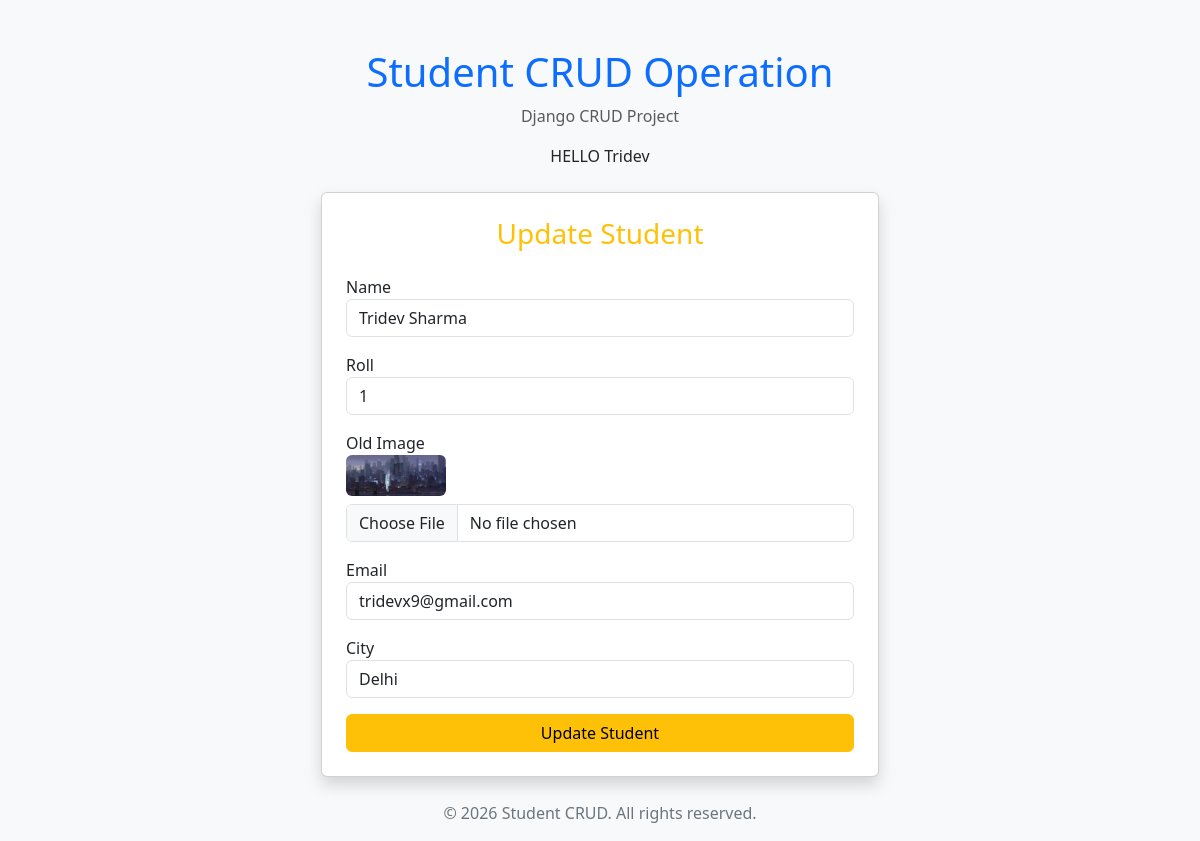
/edit/3/, run on an earlier commit of the app's database.
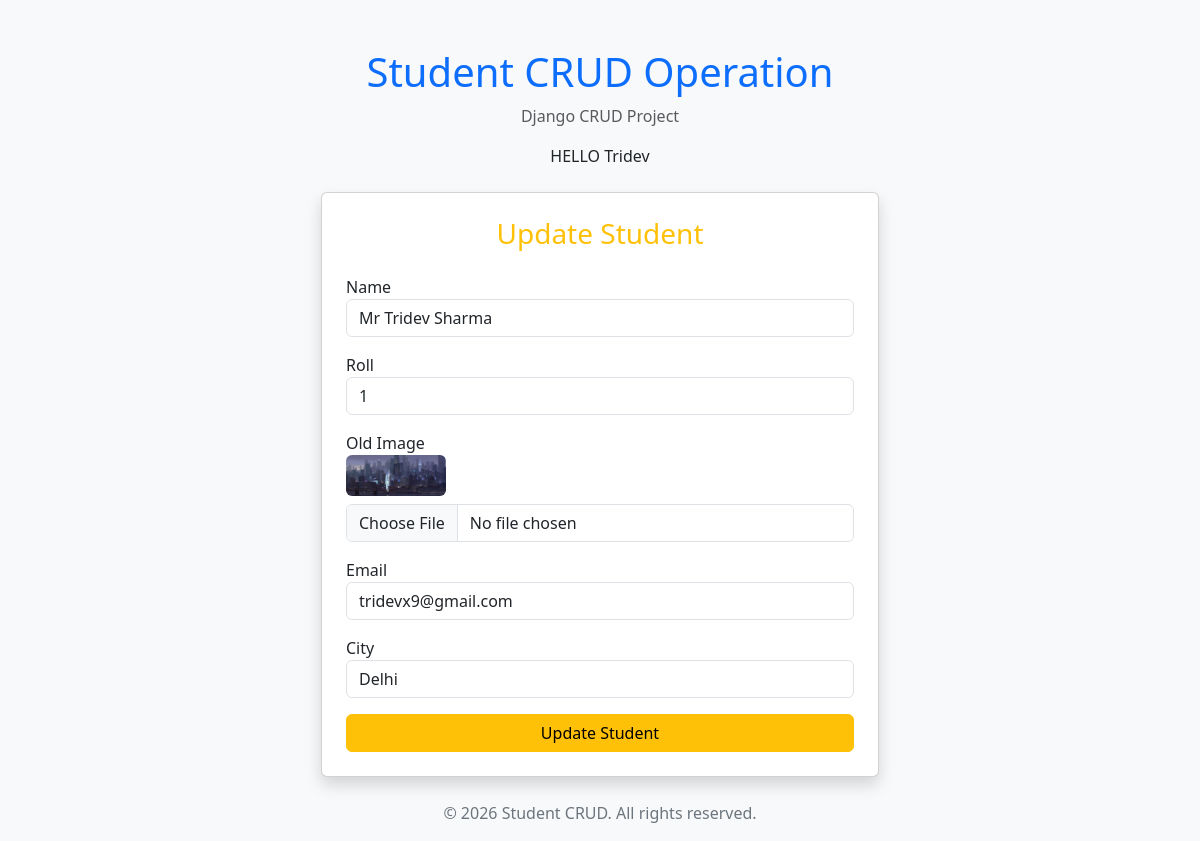
And on a later commit of the database.
### student_crud/models.py (models this page shows, shortened)
class Student(models.Model):
    std_name = models.CharField(max_length=100)
    std_roll = models.IntegerField()
    std_image = models.ImageField(upload_to='students/')
    std_email = models.EmailField()
    std_city = models.CharField(max_length=100)

### student_crud/views.py (the view, shortened to what this page needs)
# urls.py: path('edit/<int:id>/', edit_student, name='edit_student'),
def edit_student(request, id):
    data = Student.objects.get(id=id)
    return render(request, 'edit.html', {'data': data})

### templates/edit.html (shortened to what this page needs)
{% extends 'main.html' %}
{% block content %}
<div class="card shadow p-4 col-md-6 mx-auto">
    <h3 class="text-center mb-4 text-warning">Update Student</h3>
    <form method="post" enctype="multipart/form-data">
        <div class="mb-3">
            <label>Name</label>
            <input type="text" name="name" value="{{ data.std_name }}" class="form-control">
        </div>
        <div class="mb-3">
            <label>Roll</label>
            <input type="number" name="roll" value="{{ data.std_roll }}" class="form-control">
        </div>
        <div class="mb-3">
            <label>Old Image</label><br>
            <img src="{{ data.std_image.url }}" width="100" class="mb-2 rounded">
            <input type="file" name="image" class="form-control">
        </div>
        <div class="mb-3">
            <label>Email</label>
            <input type="email" name="email" value="{{ data.std_email }}" class="form-control">
        </div>
        <div class="mb-3">
            <label>City</label>
            <input type="text" name="city" value="{{ data.std_city }}" class="form-control">
        </div>
        <button type="submit" class="btn btn-warning w-100">Update Student</button>
    </form>
</div>
{% endblock %}

What changed in the data, as far as the page shows it:
changed Student "tridevx9@gmail.com": name "Tridev Sharma" → "Mr Tridev Sharma"
